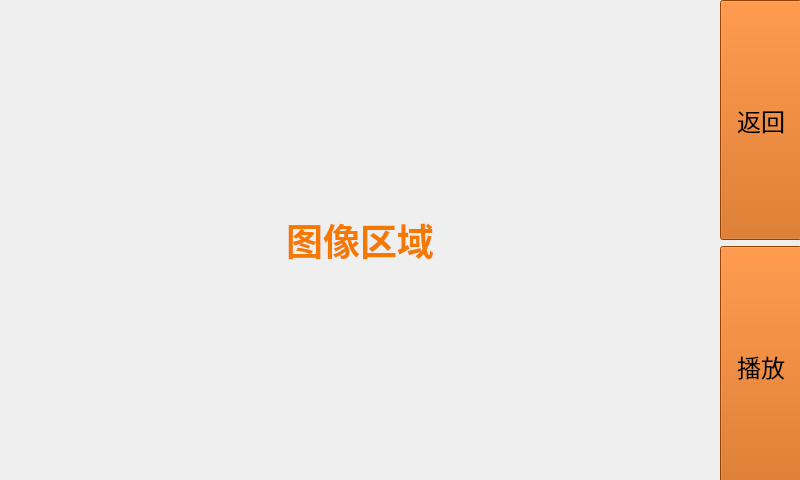
<?xml version="1.0" encoding="UTF-8"?>
<ui version="4.0">
 <class>Monitor</class>
 <widget class="QMainWindow" name="Monitor">
  <property name="geometry">
   <rect>
    <x>0</x>
    <y>0</y>
    <width>800</width>
    <height>480</height>
   </rect>
  </property>
  <property name="windowTitle">
   <string>MainWindow</string>
  </property>
  <widget class="QWidget" name="centralwidget">
   <widget class="QLabel" name="label_video">
    <property name="geometry">
     <rect>
      <x>0</x>
      <y>0</y>
      <width>720</width>
      <height>480</height>
     </rect>
    </property>
    <property name="font">
     <font>
      <pointsize>28</pointsize>
      <weight>75</weight>
      <bold>true</bold>
     </font>
    </property>
    <property name="styleSheet">
     <string notr="true">color: rgb(245, 121, 0);</string>
    </property>
    <property name="text">
     <string>图像区域</string>
    </property>
    <property name="alignment">
     <set>Qt::AlignCenter</set>
    </property>
   </widget>
   <widget class="QWidget" name="">
    <property name="geometry">
     <rect>
      <x>720</x>
      <y>0</y>
      <width>82</width>
      <height>488</height>
     </rect>
    </property>
    <layout class="QVBoxLayout" name="verticalLayout" stretch="1,1">
     <item>
      <widget class="QPushButton" name="return_button">
       <property name="minimumSize">
        <size>
         <width>80</width>
         <height>240</height>
        </size>
       </property>
       <property name="font">
        <font>
         <pointsize>18</pointsize>
        </font>
       </property>
       <property name="styleSheet">
        <string notr="true">background-color: rgb(206, 92, 0);</string>
       </property>
       <property name="text">
        <string>返回</string>
       </property>
      </widget>
     </item>
     <item>
      <widget class="QPushButton" name="play_button">
       <property name="minimumSize">
        <size>
         <width>80</width>
         <height>240</height>
        </size>
       </property>
       <property name="font">
        <font>
         <pointsize>18</pointsize>
        </font>
       </property>
       <property name="styleSheet">
        <string notr="true">background-color: rgb(206, 92, 0);</string>
       </property>
       <property name="text">
        <string>播放</string>
       </property>
      </widget>
     </item>
    </layout>
   </widget>
  </widget>
 </widget>
 <resources/>
 <connections/>
</ui>
